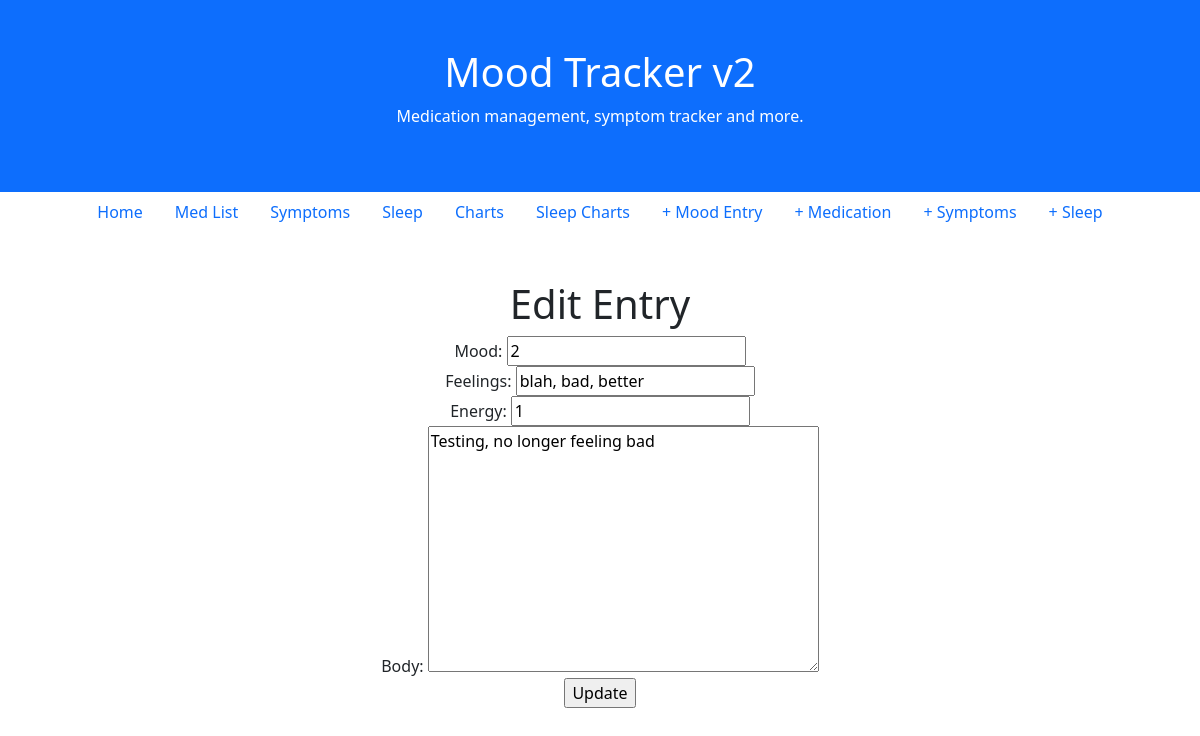
/post/3/edit/, run on the app's committed database.
### blog/models.py (models this page shows, shortened)
class Post(models.Model):
    author = models.ForeignKey(
        "auth.User",
        on_delete=models.CASCADE,
    )
    mood = models.IntegerField() # title, mood on a scale of 1 -10
    feelings = models.CharField(max_length=200)
    energy = models.IntegerField()
    body = models.TextField()
    date = models.DateTimeField(auto_now_add=True) # date

### blog/views.py (the view)
# urls.py: path("post/<int:pk>/edit/", BlogUpdateView.as_view(), name="post_edit"),
class BlogUpdateView(UpdateView):
  model = Post
  template_name = "post_edit.html"
  fields = ["mood", "feelings", "energy", "body"]

### templates/post_edit.html (shortened to what this page needs)
{% extends "base.html" %}
{% block content %}
<div class="container-fluid p-5 text-center">
<h1>Edit Entry</h1>
<form action="" method="post">
    {{ form }}
    <input type="submit" value="Update">
</form>
</div>
{% endblock content %}

### data on the page
Post: mood "2", feelings "blah, bad, better", energy "1", body "Testing, no longer feeling bad"
